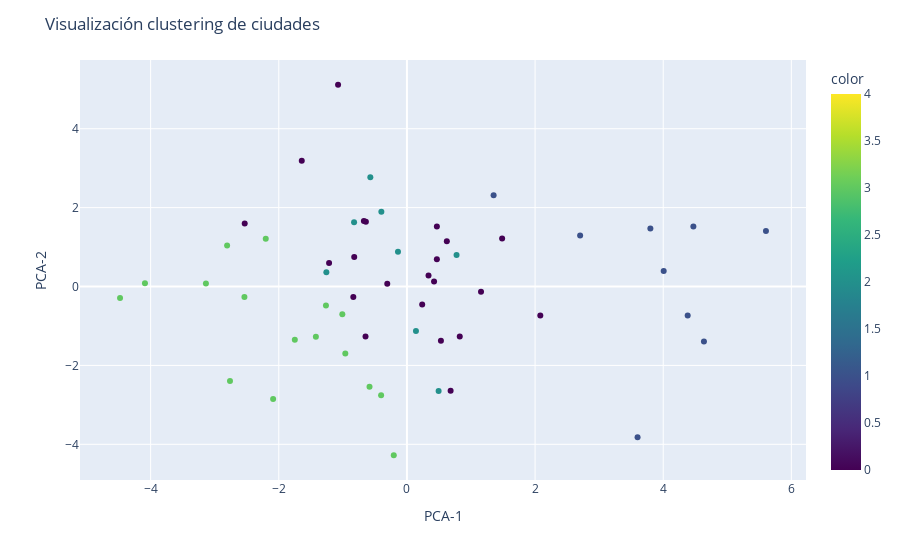

Write notebook code for a chart like this one.
### Markdown cell above
A continuación proyectemos los datos a dos y tres dimensiones para visualizarlos, con tres componentes se alcanza un 32.3% de varianza explicada.

### Code cell
import plotly.express as px
from sklearn.decomposition import PCA

df_2Dpca = pd.DataFrame(data_cities_trans[:, 0:2], columns=['PCA-1', 'PCA-2'])
df_2Dpca['Nombre ciudad'] = cities
fig = px.scatter(df_2Dpca, x='PCA-1', y='PCA-2', color=data_cities['Label'], hover_data={'Nombre ciudad'}, 
                 color_continuous_scale='Viridis', range_color = (0, 4))

# Actualizar el diseño de la figura para que coincida con el estilo deseado
fig.update_layout(
    title=f'Visualización clustering de ciudades',
    xaxis_title='PCA-1',
    yaxis_title='PCA-2',
    legend_title='Etiqueta'
)
fig.show()

### Figure 1 — Plotly figure (JSON) as saved in the notebook; plotly's stock layout.template omitted (floating-point values rounded to 4 significant figures)
{"data": [{"customdata": [["Acapulco, Gro."], ["Aguascalientes, Ags."], ["Atlacomulco, Edo. de Méx."], ["Campeche, Camp."], ["Cancún, Q. Roo."], ["Cd. Acuña, Coah."], ["Cd. Juárez, Chih."], ["Chetumal, Q. Roo."], ["Chihuahua, Chih."], ["Coatzacoalcos, Ver."], ["Colima, Col."], ["Cortazar, Gto."], ["Cuernavaca, Mor."], ["Culiacán, Sin."], ["Córdoba, Ver."], ["Durango, Dgo."], ["Esperanza, Son."], ["Fresnillo, Zac."], ["Guadalajara, Jal."], ["Hermosillo, Son."], ["Huatabampo, Son."], ["Iguala, Gro."], ["Izúcar de Matamoros, Pue."], ["Jacona, Mich."], ["Jiménez, Chih."], ["La Paz, B.C.S."], ["León, Gto."], ["Matamoros, Tamps."], ["Mexicali, B.C."], ["Monclova, Coah."], ["Monterrey, N.L."], ["Morelia, Mich."], ["Mérida, Yuc."], ["Oaxaca, Oax."], ["Pachuca, Hgo."], ["Puebla, Pue."], ["Querétaro, Qro."], ["Saltillo, Coah."], ["San Andrés Tuxtla, Ver."], ["San Luis Potosí, S.L.P."], ["Tampico, Tamps."], ["Tapachula, Chis."], ["Tehuantepec, Oax."], ["Tepatitlán, Jal."], ["Tepic, Nay."], ["Tijuana, B.C."], ["Tlaxcala, Tlax."], ["Toluca, Edo. de Méx."], ["Torreón, Coah."], ["Tulancingo, Hgo."], ["Tuxtla Gutiérrez, Chis."], ["Veracruz, Ver."], ["Villahermosa, Tab."], ["Zacatecas, Zac."], ["Área Met. de la Cd. de México"]], "hovertemplate": "PCA-1=%{x}<br>PCA-2=%{y}<br>Nombre ciudad=%{customdata[0]}<br>color=%{marker.color}<extra></extra>", "legendgroup": "", "marker": {"color": [0, 3, 3, 2, 1, 1, 3, 2, 2, 0, 0, 0, 0, 1, 3, 3, 3, 3, 0, 1, 0, 0, 3, 0, 3, 1, 3, 1, 1, 0, 1, 0, 2, 0, 0, 3, 0, 0, 2, 0, 0, 0, 0, 3, 2, 1, 3, 0, 3, 3, 2, 0, 2, 3, 0], "coloraxis": "coloraxis", "symbol": "circle"}, "mode": "markers", "name": "", "orientation": "v", "showlegend": false, "type": "scatter", "x": [0.6229, -0.5838, -1.421, -0.1397, 4.471, 1.353, -0.2054, 0.7744, 0.4943, -0.6407, 0.4232, 0.6817, -0.307, 3.799, -3.137, -1.264, -0.4032, -2.536, 1.157, 3.6, 0.2382, -0.8228, -2.204, -2.532, -0.9616, 5.603, -1.008, 4.007, 4.636, 1.486, 2.703, -0.6722, 0.1408, -1.215, -0.6461, -1.75, 0.4674, 0.8243, -0.8248, 0.3369, 0.4673, -1.642, -1.075, -2.762, -1.258, 4.382, -4.478, 0.5305, -2.088, -4.089, -0.3993, -0.8368, -0.5712, -2.807, 2.082], "xaxis": "x", "y": [1.151, -2.542, -1.273, 0.8785, 1.52, 2.313, -4.277, 0.8005, -2.649, 1.644, 0.1277, -2.641, 0.06786, 1.473, 0.07634, -0.4784, -2.759, -0.2643, -0.1318, -3.819, -0.4578, 0.7453, 1.208, 1.597, -1.696, 1.406, -0.7013, 0.3934, -1.391, 1.216, 1.292, 1.662, -1.127, 0.5932, -1.27, -1.352, 1.52, -1.269, 1.632, 0.2808, 0.69, 3.188, 5.115, -2.395, 0.3611, -0.7331, -0.2885, -1.373, -2.853, 0.08171, 1.896, -0.2652, 2.768, 1.043, -0.734], "yaxis": "y"}], "layout": {"coloraxis": {"cmax": 4, "cmin": 0, "colorbar": {"title": {"text": "color"}}, "colorscale": [[0, "#440154"], [0.1111, "#482878"], [0.2222, "#3e4989"], [0.3333, "#31688e"], [0.4444, "#26828e"], [0.5556, "#1f9e89"], [0.6667, "#35b779"], [0.7778, "#6ece58"], [0.8889, "#b5de2b"], [1, "#fde725"]]}, "legend": {"title": {"text": "Etiqueta"}, "tracegroupgap": 0}, "margin": {"t": 60}, "title": {"text": "Visualización clustering de ciudades"}, "xaxis": {"anchor": "y", "domain": [0, 1], "title": {"text": "PCA-1"}}, "yaxis": {"anchor": "x", "domain": [0, 1], "title": {"text": "PCA-2"}}}}
